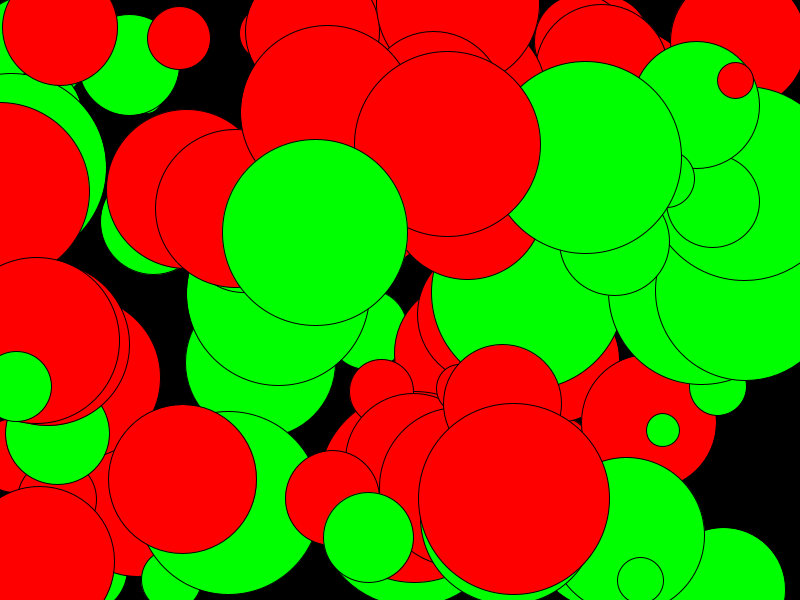
Frame 1 (no input)
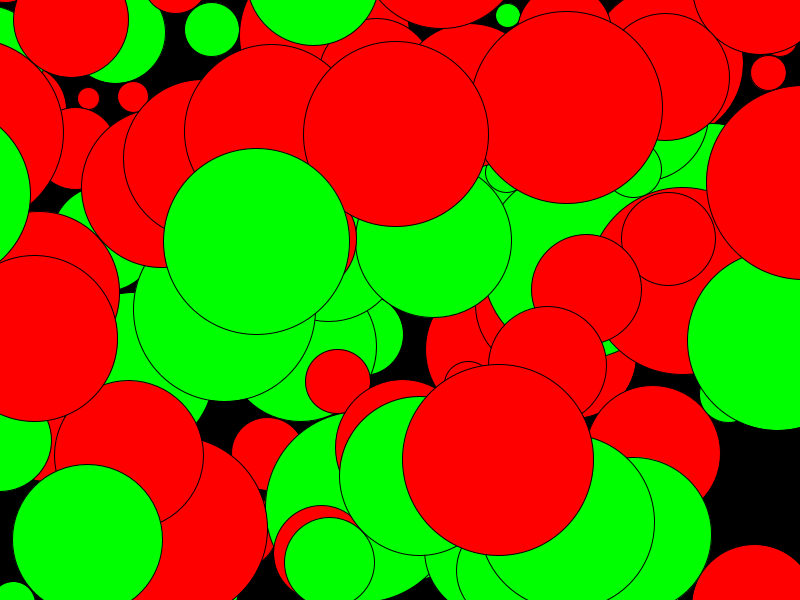
Frame 60 (the mouse pressed at the canvas centre just before this capture)
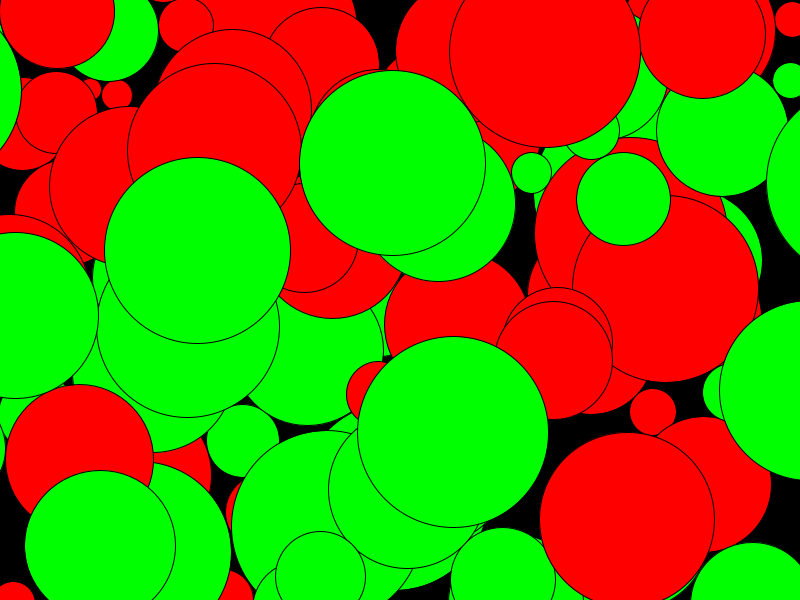
Frame 120 (the mouse held since frame 60 and released just before this capture)

The Processing sketch that drew these frames (run headless with seeded random() and noise(); from frame 60 on, the mouse is pressed at the canvas centre):

// Processing sketch: Colliding_Balls
// ── Colliding_Balls.pde
int count = 100;
PVector [] loc = new PVector [count];
PVector [] vel = new PVector [count];
PVector [] acc = new PVector [count];
float [] sz = new float [count];
//float sz = 20;

void setup(){
  size(800,600);
  for (int i = 0; i < count; i++){
    loc [i] = new PVector (random(width), random(height));
    vel [i] = PVector.random2D();
    acc [i] = new PVector (0,0);
    sz [i] = random(20,200);
  }
  
}

void draw(){
  background (0);
  
  for (int i = 0; i < count; i++){
    vel[i].add(acc[i]);
    loc[i].add(vel[i]);
  
  for (int j = 0; j< count; j++){
    if (i!= j){
      if (loc[i].dist(loc[j]) < sz[i]/2 + sz[j]/2){
        print ( "COLLISION DETECTED ");
        if (loc[i].x < loc[j].x){
          vel[i].x = -abs(vel[i].x);
          vel[j].x = abs(vel[j].x);
          fill (255,0,0);
        } else {
          vel[i].x = abs(vel[i].x);
          vel[j].x = -abs(vel[j].x);
          fill(0,255,0);
        }
        
         if (loc[i].y < loc[j].y){
          vel[i].y = -abs(vel[i].y);
          vel[j].y = abs(vel[j].y);
          fill(255,0,0);
        } else {
          vel[i].y = abs(vel[i].y);
          vel[j].y = -abs(vel[j].y);
          fill(0,255,0);
        }
      }
    }
  }

      
        ellipse(loc[i].x, loc[i].y,sz[i],sz[i]);
   
     if (loc[i].x + sz[i]/2 > width || loc[i].x - sz[i]/2 < 0) {
      vel[i].x *= -1;
    }
    if (loc[i].y + sz[i]/2 > height || loc[i].y - sz[i]/2 < 0) {
      vel[i].y *= -1;
      
  }
}
}
